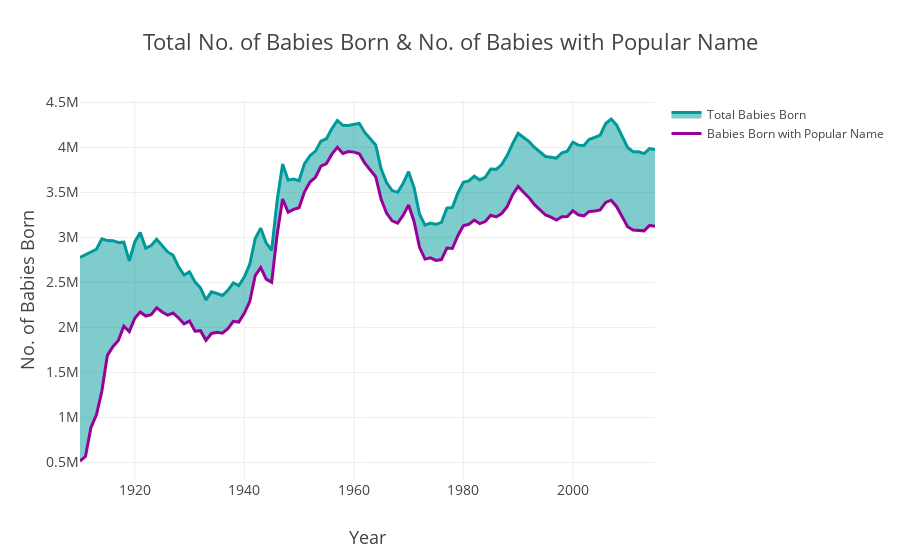

The notebook cell this image was saved under:
### Markdown cell above
## Appendix

### Code cell
df_yearly_full = pd.DataFrame(df_full.groupby('year')['count'].sum()).reset_index()
df_yearly_full = pd.merge(df_yearly_full, df_birth)
df_yearly_full['unpop_count'] = df_yearly_full['birth_number'] - df_yearly['count']
popular = go.Scatter(x=df_yearly_full['year'], y=df_yearly_full['count'],
                     name='Babies Born with Popular Name', 
                     line=dict(color='rgb(153, 0, 153)', width=3), fill='none')
total = go.Scatter(x=df_yearly_full['year'], y=df_yearly_full['birth_number'],
                   name='Total Babies Born', 
                   line=dict(color='rgb(0, 153, 153)', width=3), fill='tonexty')
data = [popular, total]
layout = dict(title='Total No. of Babies Born & No. of Babies with Popular Name', font=dict(size=16),
              xaxis=dict(title='Year', titlefont=dict(size=18),
                         tickfont=dict(size=14)),
              yaxis=dict(title='No. of Babies Born',
                         titlefont=dict(size=18), tickfont=dict(size=14)),
              legend=dict(font=dict(size=12)))
fig = dict(data=data, layout=layout)
py.iplot(fig)
